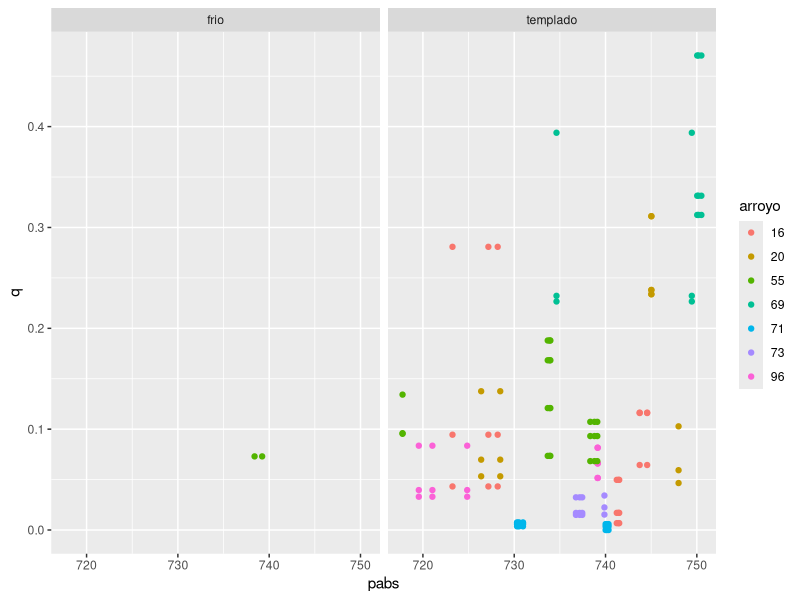
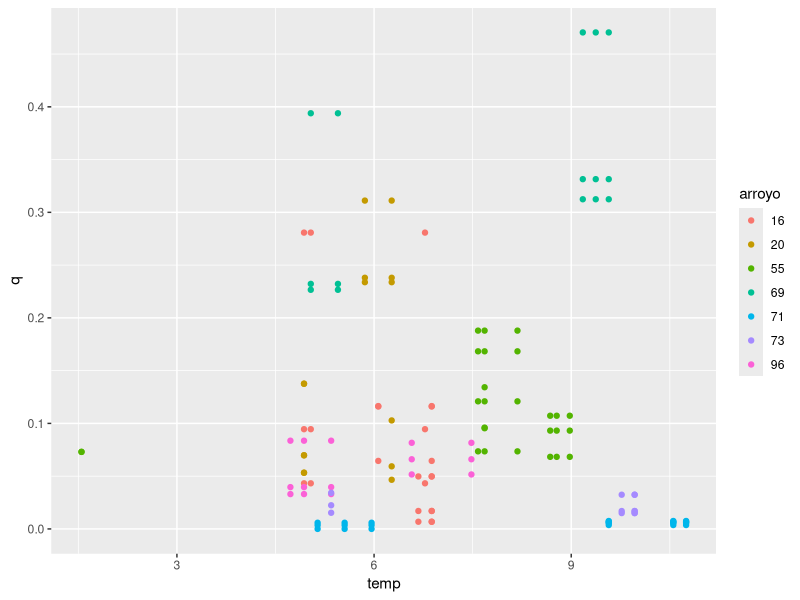
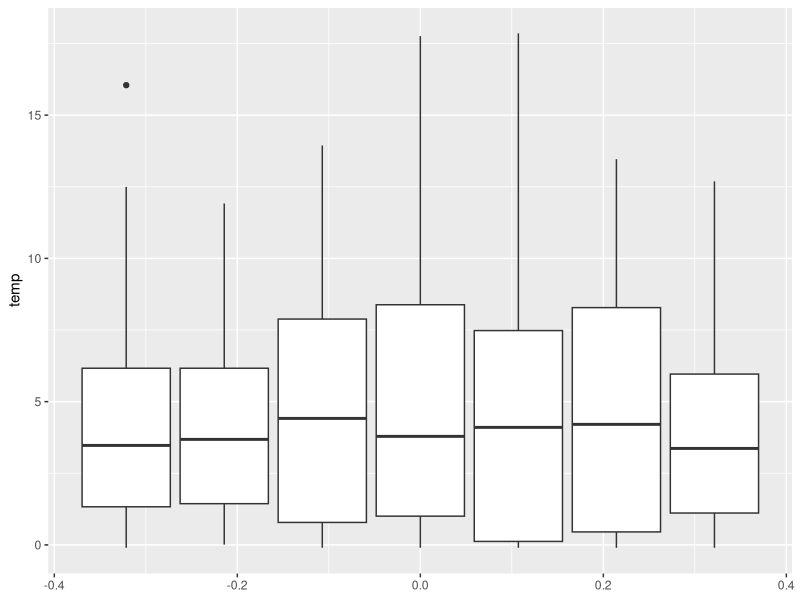
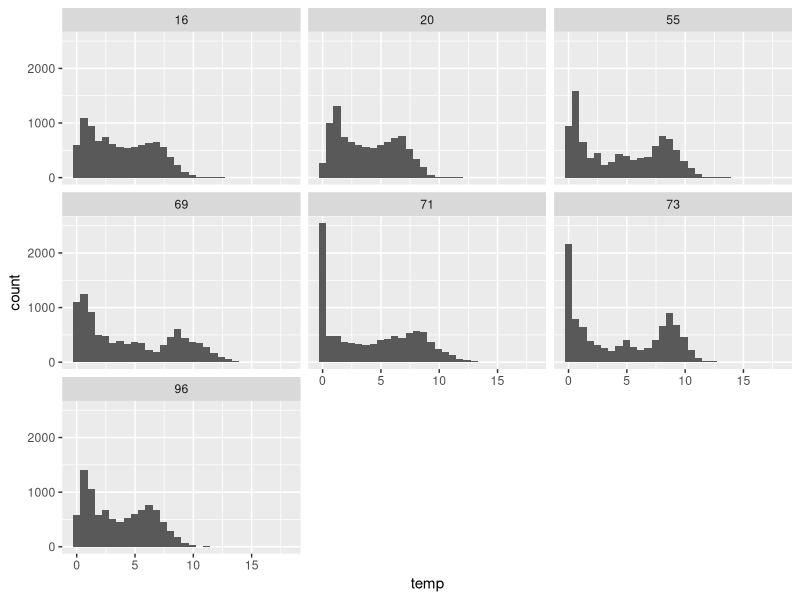
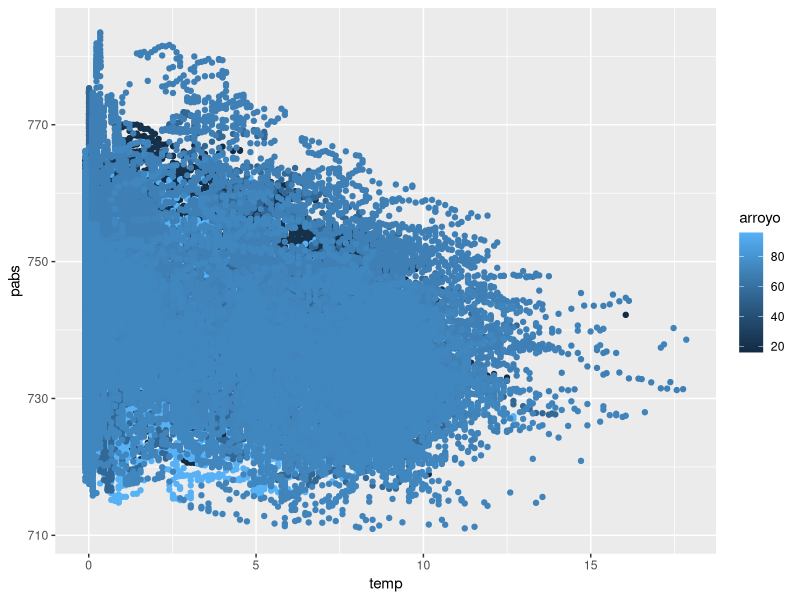

R code for these plots, in order:
library(tidyverse)
library(lubridate)


# cargo datos caudal:

Qm <- read.csv("Q_medido.csv",sep = ";",dec = ",")
Qm <- select(Qm,1:4)
Qm$fecha <- as.Date(Qm$fecha, format = "%d/%m/%Y")
Qm

# cargo datos Temp y Presión
# TP <- read.csv("P_T_todos.csv",sep = ";",dec = ",")
# TP$fecha <- as.Date(TP$fecha, format = "%d/%m/%Y")
# TP$datetime <- paste(TP$fecha,TP$hora,TP$am_pm)
# TP$datetime <- parse_date_time(TP$datetime, orders = "ymd HMS p")
data_arroyos <- read_csv2("P_T_todos.csv")
TP <- data_arroyos %>%
  mutate(
    fecha_formateada = as.Date(fecha,format = "%d/%m/%Y"),
    # Construir variable tipo datetime que entienda am_pm de donde sacar todo:
    fechahora = paste(fecha_formateada,hora,am_pm) %>% parse_date_time(orders = "ymd HMS p"),
    fecha = fecha_formateada,
    ) %>%
  # sacar datos mal tomados:
  slice(-c(9581:9604)) %>% 
  # sacar columnas redundantes:
  select(-am_pm,-hora, -fecha_formateada) %>% 
  mutate(horaredonda = hour(fechahora)) %>% 
  mutate(season= case_when(
    month(fechahora) < 5 | month(fechahora) > 10 ~ 'templado',
    #fecha < "01/05/2018" | fecha >"31/10/2018" ~ 'templado',
  .default = 'frio'  
  ))

head(TP)

# x es QM , y es TP
# quiero traer a Qm las mediciones que cumplen ser iguales en fecha y arroyo, para 
resultado <- Qm %>%
  inner_join(TP, by = c("arroyo", "fecha")) %>%
  filter(horaredonda >= 11, horaredonda <= 13)
resultado$arroyo <- as.factor(resultado$arroyo)

qvsp <- ggplot(resultado,aes(x=pabs,y=q,color=arroyo))+
  geom_point()+
  facet_wrap(vars(season))
qvsp

qvst <- ggplot(resultado,aes(x=temp,y=q,color=arroyo))+
  geom_point()
qvst

plot <- ggplot(TP,aes(y=temp,group = arroyo))+
  geom_boxplot()
  
plot

temp <- ggplot(TP,aes(x=temp,group=arroyo))+
  geom_boxplot()+
  facet_wrap(vars(season))

hist <- ggplot(TP,aes(x=temp))+
  geom_histogram()+
  facet_wrap(vars(arroyo))
hist

unique(resultado$arroyo)

biplot <- ggplot(TP,aes(x=temp,y=pabs,colour = arroyo))+
  geom_point()
biplot
